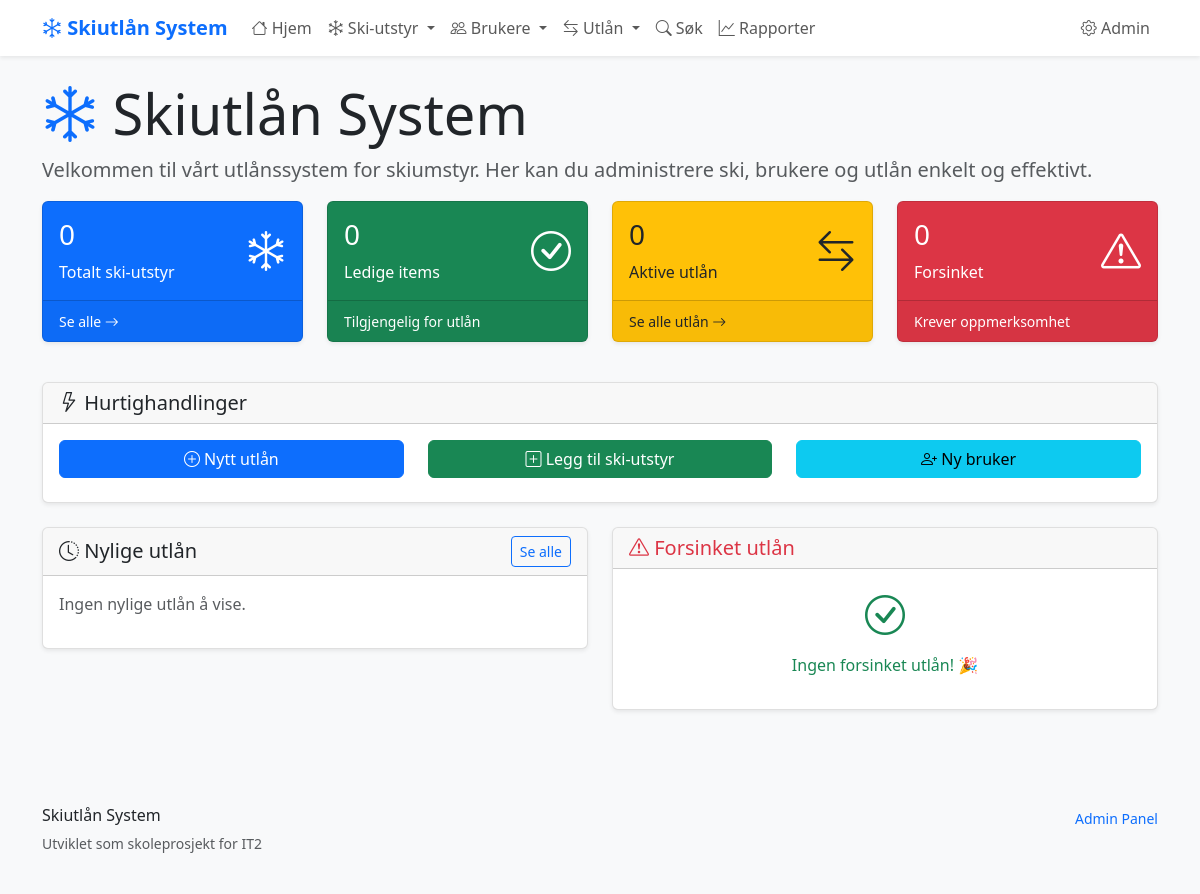
/, run on an earlier commit of the app's database.
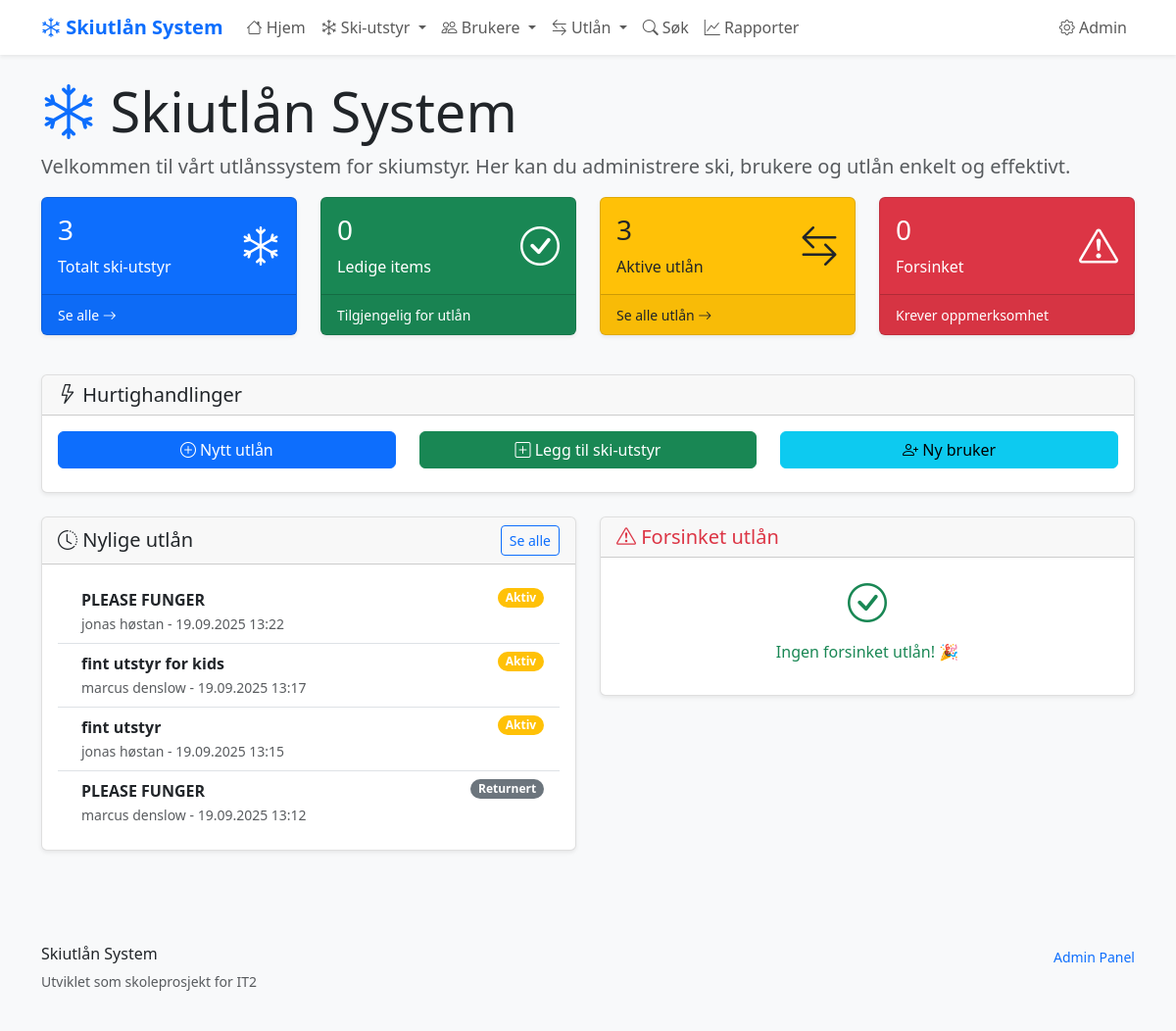
And on a later commit of the database.
### skiutlan/models.py (models this page shows, shortened)
class Utlan(models.Model):
    bruker = models.ForeignKey(Bruker, on_delete=models.CASCADE)
    ski_item = models.ForeignKey(SkiItem, on_delete=models.CASCADE)
    utlant_dato = models.DateTimeField(auto_now_add=True)
    planlagt_retur = models.DateField()
    returnert_dato = models.DateTimeField(blank=True, null=True)
    @property
    def er_aktivt(self):
        return self.returnert_dato is None

class SkiItem(models.Model):
    SKI_TYPES = [
        ('alpinski', 'Alpinski'),
        ('langrenn', 'Langrennsski'),
        ('snowboard', 'Snowboard'),
        ('stovler', 'Skistøvler'),
        ('staver', 'Skistaver'),
    ]
    navn = models.CharField(max_length=100, help_text="Navn på ski-elementet")
    type_ski = models.CharField(
        max_length=20,
        choices=SKI_TYPES,
        help_text="Type ski-element"
    )
    storrelse = models.IntegerField(
        validators=[MinValueValidator(1), MaxValueValidator(300)],
        help_text="Størrelse i cm for ski/staver, EU-størrelse for støvler"
    )
    tilstand = models.CharField(
        max_length=20,
        choices=[
            ('utmerket', 'Utmerket'),
            ('god', 'God'),
            ('slitt', 'Slitt'),
            ('reparasjon', 'Trenger reparasjon'),
        ],
        default='god'
    )
    opprettet = models.DateTimeField(auto_now_add=True)
    oppdatert = models.DateTimeField(auto_now=True)
    class Meta:
        verbose_name = "Ski-element"
        verbose_name_plural = "Ski-elementer"
        ordering = ['type_ski', 'storrelse']  # Sorterer automatisk

class Bruker(models.Model):
    fornavn = models.CharField(max_length=50)
    etternavn = models.CharField(max_length=50)
    telefon = models.CharField(
        max_length=15,
        unique=True,  # Hver bruker må ha unikt telefonnummer
        help_text="Telefonnummer med landkode (+47)"
    )
    epost = models.EmailField(blank=True, null=True)
    registrert = models.DateTimeField(auto_now_add=True)
    class Meta:
        verbose_name = "Bruker"
        verbose_name_plural = "Brukere"
        ordering = ['etternavn', 'fornavn']
    @property
    def fullt_navn(self):
        return f"{self.fornavn} {self.etternavn}"

### skiutlan/views.py (the view)
# urls.py: path('', views.hjem, name='hjem'),
def hjem(request):
    context = {
        'totalt_ski_items': SkiItem.objects.count(),
        'ledige_items': SkiItem.objects.exclude(id__in=Utlan.objects.filter(returnert_dato__isnull=True).values_list('ski_item_id', flat=True)).count(),
        'aktive_utlan': Utlan.objects.filter(returnert_dato__isnull=True).count(),
        'forsinket_utlan': Utlan.objects.filter(returnert_dato__isnull=True, planlagt_retur__lt=date.today())[:5],
        'nylige_utlan': Utlan.objects.order_by('-utlant_dato')[:5],
    }
    return render(request, 'skiutlan/hjem.html', context)

### skiutlan/templates/skiutlan/hjem.html (shortened to what this page needs)
{% extends 'skiutlan/base.html' %}
{% block header %}
<div class="row">
    <div class="col">
        <h1 class="display-4">
            <i class="bi bi-snow text-primary"></i>
            Skiutlån System
        </h1>
        <p class="lead text-muted">
            Velkommen til vårt utlånssystem for skiumstyr.
            Her kan du administrere ski, brukere og utlån enkelt og effektivt.
        </p>
    </div>
</div>
{% endblock %}
{% block content %}
<div class="row mb-4">
    <div class="col-md-3 mb-3">
        <div class="card bg-primary text-white">
            <div class="card-body">
                <div class="d-flex justify-content-between">
                    <div>
                        <h3 class="card-title">{{ totalt_ski_items|default:0 }}</h3>
                        <p class="card-text">Totalt ski-utstyr</p>
                    </div>
                    <div class="align-self-center">
                        <i class="bi bi-snow fs-1"></i>
                    </div>
                </div>
            </div>
            <div class="card-footer">
                <a href="{% url 'skiutlan:ski_item_liste' %}" class="text-white text-decoration-none">
                    <small>Se alle <i class="bi bi-arrow-right"></i></small>
                </a>
            </div>
        </div>
    </div>
    <div class="col-md-3 mb-3">
        <div class="card bg-success text-white">
            <div class="card-body">
                <div class="d-flex justify-content-between">
                    <div>
                        <h3 class="card-title">{{ ledige_items|default:0 }}</h3>
                        <p class="card-text">Ledige items</p>
                    </div>
                    <div class="align-self-center">
                        <i class="bi bi-check-circle fs-1"></i>
                    </div>
                </div>
            </div>
            <div class="card-footer">
                <small>Tilgjengelig for utlån</small>
            </div>
        </div>
    </div>
    <div class="col-md-3 mb-3">
        <div class="card bg-warning text-dark">
            <div class="card-body">
                <div class="d-flex justify-content-between">
                    <div>
                        <h3 class="card-title">{{ aktive_utlan|default:0 }}</h3>
                        <p class="card-text">Aktive utlån</p>
                    </div>
                    <div class="align-self-center">
                        <i class="bi bi-arrow-left-right fs-1"></i>
                    </div>
                </div>
            </div>
            <div class="card-footer">
                <a href="{% url 'skiutlan:utlan_liste' %}" class="text-dark text-decoration-none">
                    <small>Se alle utlån <i class="bi bi-arrow-right"></i></small>
                </a>
            </div>
        </div>
    </div>
    <div class="col-md-3 mb-3">
        <div class="card bg-danger text-white">
            <div class="card-body">
                <div class="d-flex justify-content-between">
                    <div>
                        <h3 class="card-title">{{ forsinket_utlan|length|default:0 }}</h3>
                        <p class="card-text">Forsinket</p>
                    </div>
                    <div class="align-self-center">
                        <i class="bi bi-exclamation-triangle fs-1"></i>
                    </div>
                </div>
            </div>
            <div class="card-footer">
                <small>Krever oppmerksomhet</small>
            </div>
        </div>
    </div>
</div>
<div class="row mb-4">
    <div class="col">
        <div class="card">
            <div class="card-header">
                <h5 class="card-title mb-0">
                    <i class="bi bi-lightning"></i>
                    Hurtighandlinger
                </h5>
            </div>
            <div class="card-body">
                <div class="row">
                    <div class="col-md-4 mb-2">
                        <a href="{% url 'skiutlan:utlan_opprett' %}" class="btn btn-primary w-100">
                            <i class="bi bi-plus-circle"></i>
                            Nytt utlån
                        </a>
                    </div>
                    <div class="col-md-4 mb-2">
                        <a href="{% url 'skiutlan:ski_item_opprett' %}" class="btn btn-success w-100">
                            <i class="bi bi-plus-square"></i>
                            Legg til ski-utstyr
                        </a>
                    </div>
                    <div class="col-md-4 mb-2">
                        <a href="{% url 'skiutlan:bruker_opprett' %}" class="btn btn-info w-100">
                            <i class="bi bi-person-plus"></i>
                            Ny bruker
                        </a>
                    </div>
                </div>
            </div>
        </div>
    </div>
</div>
<div class="row">
    <div class="col-md-6 mb-4">
        <div class="card">
            <div class="card-header d-flex justify-content-between align-items-center">
                <h5 class="card-title mb-0">
                    <i class="bi bi-clock-history"></i>
                    Nylige utlån
                </h5>
                <a href="{% url 'skiutlan:utlan_liste' %}" class="btn btn-sm btn-outline-primary">Se alle</a>
            </div>
            <div class="card-body">
                {% if nylige_utlan %}
                    <div class="list-group list-group-flush">
                        {% for utlan in nylige_utlan %}
                            <div class="list-group-item d-flex justify-content-between align-items-start">
                                <div class="ms-2 me-auto">
                                    <div class="fw-bold">{{ utlan.ski_item.navn }}</div>
                                    <small class="text-muted">
                                        {{ utlan.bruker.fullt_navn }} -
                                        {{ utlan.utlant_dato|date:"d.m.Y H:i" }}
                                    </small>
                                </div>
                                <span class="badge bg-{% if utlan.er_aktivt %}warning{% else %}secondary{% endif %} rounded-pill">
                                    {% if utlan.er_aktivt %}Aktiv{% else %}Returnert{% endif %}
                                </span>
                            </div>
                        {% endfor %}
                    </div>
                {% else %}
                    <p class="text-muted">Ingen nylige utlån å vise.</p>
                {% endif %}
            </div>
        </div>
    </div>
    <div class="col-md-6 mb-4">
        <div class="card">
            <div class="card-header d-flex justify-content-between align-items-center">
                <h5 class="card-title mb-0 text-danger">
                    <i class="bi bi-exclamation-triangle"></i>
                    Forsinket utlån
                </h5>
            </div>
            <div class="card-body">
                {% if forsinket_utlan %}
                    <div class="list-group list-group-flush">
                        {% for utlan in forsinket_utlan %}
                            <div class="list-group-item d-flex justify-content-between align-items-start">
                                <div class="ms-2 me-auto">
                                    <div class="fw-bold text-danger">{{ utlan.ski_item.navn }}</div>
                                    <small class="text-muted">
                                        {{ utlan.bruker.fullt_navn }} -
                                        Skulle vært returnert {{ utlan.planlagt_retur|date:"d.m.Y" }}
                                    </small>
                                </div>
                                <a href="{% url 'skiutlan:utlan_detalj' utlan.id %}" class="btn btn-sm btn-outline-danger">
                                    Kontakt
                                </a>
                            </div>
                        {% endfor %}
                    </div>
                {% else %}
                    <div class="text-center text-success">
                        <i class="bi bi-check-circle fs-1"></i>
                        <p class="mt-2">Ingen forsinket utlån! 🎉</p>
                    </div>
                {% endif %}
            </div>
        </div>
    </div>
</div>
{% endblock %}

### skiutlan/templates/skiutlan/base.html (shortened to what this page needs)
<!DOCTYPE html>
<html lang="no">
<head>
    <link href="https://cdn.jsdelivr.net/npm/bootstrap@5.3.0/dist/css/bootstrap.min.css" rel="stylesheet">
    <link href="https://cdn.jsdelivr.net/npm/bootstrap-icons@1.10.0/font/bootstrap-icons.css" rel="stylesheet">
</head>
<body>
    <nav class="navbar navbar-expand-lg navbar-light bg-white shadow-sm">
        <div class="container">
            <a class="navbar-brand" href="{% url 'skiutlan:hjem' %}">
                <i class="bi bi-snow"></i>
                Skiutlån System
            </a>
            <div class="collapse navbar-collapse" id="navbarNav">
                <ul class="navbar-nav me-auto">
                    <li class="nav-item">
                        <a class="nav-link" href="{% url 'skiutlan:hjem' %}">
                            <i class="bi bi-house"></i> Hjem
                        </a>
                    </li>
                    <li class="nav-item dropdown">
                        <a class="nav-link dropdown-toggle" href="#" role="button" data-bs-toggle="dropdown">
                            <i class="bi bi-snow"></i> Ski-utstyr
                        </a>
                    </li>
                    <li class="nav-item dropdown">
                        <a class="nav-link dropdown-toggle" href="#" role="button" data-bs-toggle="dropdown">
                            <i class="bi bi-people"></i> Brukere
                        </a>
                    </li>
                    <li class="nav-item dropdown">
                        <a class="nav-link dropdown-toggle" href="#" role="button" data-bs-toggle="dropdown">
                            <i class="bi bi-arrow-left-right"></i> Utlån
                        </a>
                    </li>
                    <li class="nav-item">
                        <a class="nav-link" href="{% url 'skiutlan:avansert_sok' %}">
                            <i class="bi bi-search"></i> Søk
                        </a>
                    </li>
                    <li class="nav-item">
                        <a class="nav-link" href="{% url 'skiutlan:rapporter' %}">
                            <i class="bi bi-graph-up"></i> Rapporter
                        </a>
                    </li>
                </ul>
                <ul class="navbar-nav">
                    <li class="nav-item">
                        <a class="nav-link" href="/admin/" target="_blank">
                            <i class="bi bi-gear"></i> Admin
                        </a>
                    </li>
                </ul>
            </div>
        </div>
    </nav>
    <main class="container my-4">
        {% block header %}{% endblock %}
        {% block content %}{% endblock %}
    </main>
    <footer class="bg-light mt-5 py-4">
        <div class="container">
            <div class="row">
                <div class="col-md-6">
                    <h6>Skiutlån System</h6>
                    <p class="text-muted small">
                        Utviklet som skoleprosjekt for IT2
                    </p>
                </div>
                <div class="col-md-6 text-md-end">
                    <small class="text-muted">
                        <a href="/admin/" class="text-decoration-none">Admin Panel</a>
                    </small>
                </div>
            </div>
        </div>
    </footer>
</body>
</html>

### skiutlan/templates/skiutlan/base.html (style rules this page uses)
:root { --primary-color: #0d6efd; --secondary-color: #6c757d; --success-color: #198754; --warning-color: #ffc107; --danger-color: #dc3545; }
body { font-family: 'Segoe UI', Tahoma, Geneva, Verdana, sans-serif; background-color: #f8f9fa; }
.navbar-brand { font-weight: bold; color: var(--primary-color) !important; }
.card { box-shadow: 0 0.125rem 0.25rem rgba(0, 0, 0, 0.075); border: 1px solid rgba(0, 0, 0, 0.125); }

What changed in the data, as far as the page shows it:
added Utlan: ski_item.navn "PLEASE FUNGER", bruker.fullt_navn "jonas høstan", utlant_dato "19.09.2025 13:22", shows "Aktiv"
added Utlan: ski_item.navn "fint utstyr for kids", bruker.fullt_navn "marcus denslow", utlant_dato "19.09.2025 13:17", shows "Aktiv"
added Utlan: ski_item.navn "fint utstyr", bruker.fullt_navn "jonas høstan", utlant_dato "19.09.2025 13:15", shows "Aktiv"
added Utlan: ski_item.navn "PLEASE FUNGER", bruker.fullt_navn "marcus denslow", utlant_dato "19.09.2025 13:12", shows "Returnert"
Also different on the page:
{{ totalt_ski_items|default:0 }}: "0" → "3"
{{ aktive_utlan|default:0 }}: "0" → "3"
text no longer shown: "Ingen nylige utlån å vise."
